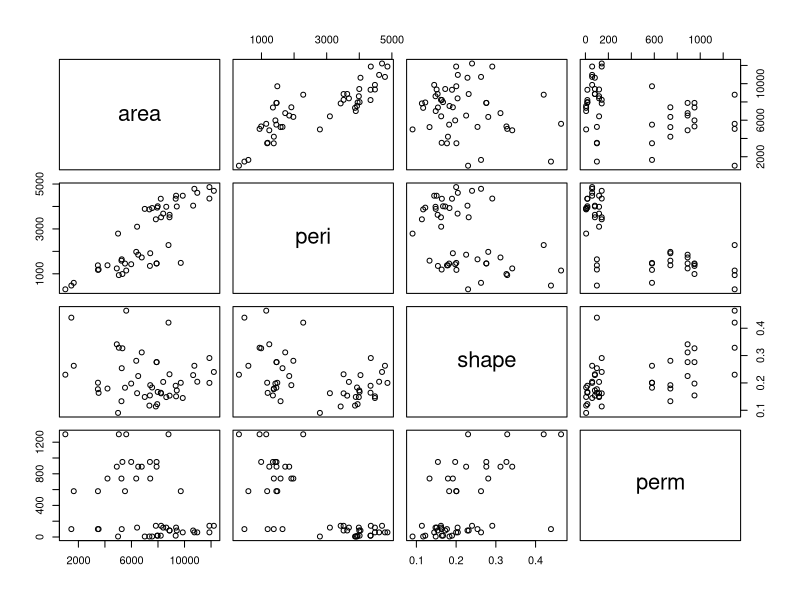
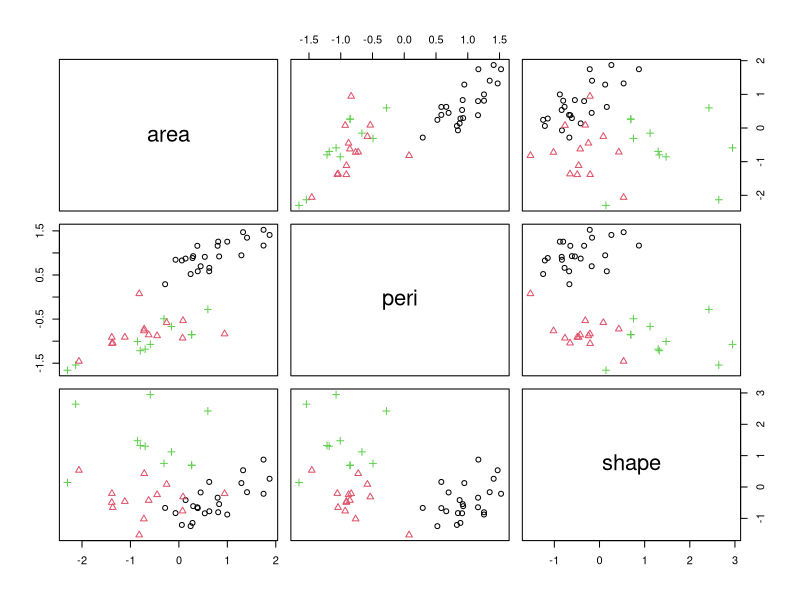
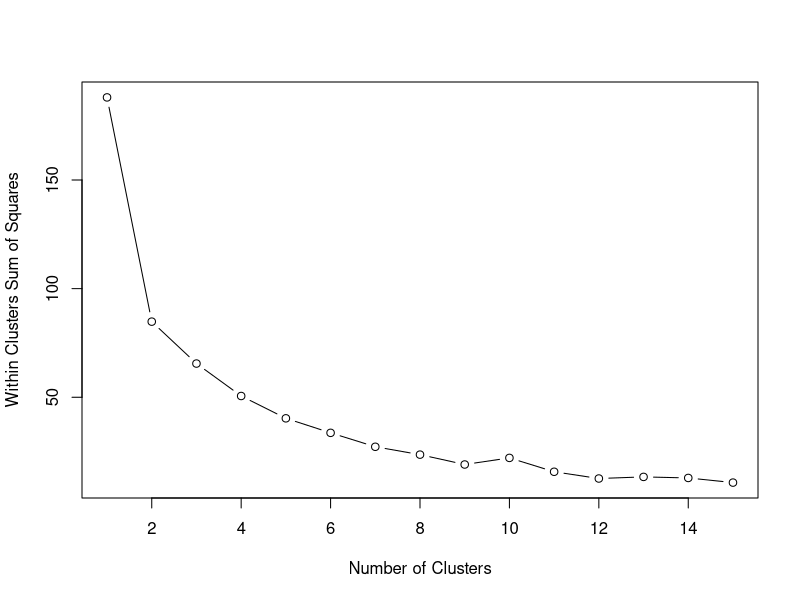

Recreate these plots in R, in order.




data(rock)
help(rock)
# ------plotting data for intial analysis-------
plot(rock)
# ------Standardise Data--------------
colnames(swiss)<-colnames(swiss)
x <- na.omit(rock) 
x[,c("area","peri","shape","perm")]
x<-scale(x[,c("area","peri","shape","perm")])
# ---------fitted 3 clusters--------------------
fit_3_sd<-kmeans(x,3)
pairs(x[,1:3],col=fit_3_sd$cluster,pch=fit_3_sd$cluster)
print(fit_3_sd)
# -------------Within Sum of Squares plot--------------
wss <- (nrow(x)-1)*sum(apply(x,2,var))
for (i in 2:15){wss[i] <- sum(kmeans(x,centers=i,nstart = 3)$withinss)}
plot(1:15, wss, type="b", xlab="Number of Clusters",ylab="Within Clusters Sum of Squares")








